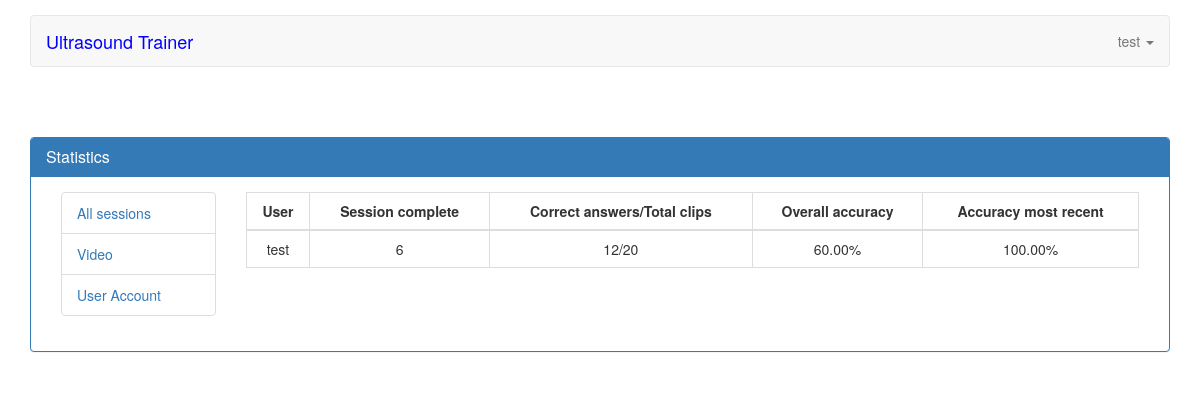
Screenshot of /user_account (signed in) with the database file from the repository.
### servey/models.py (models this page shows, shortened)
class UserInfo(models.Model):
    user = models.OneToOneField(User, related_name='user_info', on_delete=models.CASCADE)
    institution = models.TextField(blank=True, null=True, max_length=255)
    training_level =  models.CharField(choices=TRAINING_LEVEL, max_length=255,  blank=True, null=True)
    experience = models.CharField(choices=EXPERIENCE_NUMBER, blank=True, null=True, max_length=255)
    confidence_level = models.CharField(blank=True, choices=CONFIDENCE_LEVEL, max_length=255, null=True)
    created_at = models.DateTimeField(auto_now_add=True)
    updated_at = models.DateTimeField(auto_now=True)
    class Meta:
        verbose_name = 'User Info'
    @property
    def sessions_completed(self):
        return Result.objects.filter(user=self.user_id).count()
    @property
    def get_user(self):
        return self.user
    @property
    def clips_viewed(self):
        context = {}
        total_clips = ResultDetail.objects.filter(result__user=self.user)
        count_question = ResultDetail.objects.filter(result__user=self.user).count()
        context['true'] = 0
        context['false'] = 0
        for query_answer in total_clips:
            video = query_answer.video.answer
            answer_result = query_answer.answer
            if video == answer_result:
                context['true'] += 1
            else:
                context['false'] += 1
        context = {
            "count_question": str(context['true']) + "/" + str(count_question),
            "accuracy": format(Decimal(context['true'] * 100 / count_question), '.2f')
        }
        return context
    @property
    def accuracy_most_recent(self):
        result_users = Result.objects.filter(user=self.user).order_by('-created_at').first()
        return result_users

class ResultDetail(models.Model):
    result = models.ForeignKey(Result, on_delete=models.CASCADE, null=True, related_name='result_detail',)
    video = models.ForeignKey(Video, blank=True, on_delete=models.CASCADE, related_name='video_result')
    answer = models.IntegerField(blank=True)
    created_at = models.DateTimeField(auto_now_add=True)
    updated_at = models.DateTimeField(auto_now=True)

class Video(models.Model):
    ANSWER_CHOICE = (
        (1, 'Normal'),
        (2, 'Moderately reduced',),
        (3, 'Severely reduced',)
    )
    path = models.FileField(blank=True, verbose_name="Upload video (mp4, mkv)", max_length=255, upload_to='videos/', validators=[validate_file_extension])
    title = models.TextField(blank=True, verbose_name="Title question")
    answer = models.IntegerField(choices=ANSWER_CHOICE, default=1)
    created_at = models.DateTimeField(auto_now_add=True)
    updated_at = models.DateTimeField(auto_now=True)

class Result(models.Model):
    user = models.ForeignKey(User, related_name='user_result', on_delete=models.CASCADE)
    date = models.DateTimeField(default=datetime.datetime.utcnow, blank=True)
    close = models.BooleanField(default=False, verbose_name="Test is close?", blank=True)
    training_type = models.CharField(choices=TRAINING_TYPE, blank=True, null=True, max_length=255)
    accuracy = models.CharField(max_length=255, choices=ACCURACY_THRESHOLD, blank=True, null=True)
    created_at = models.DateTimeField(auto_now_add=True)
    updated_at = models.DateTimeField(auto_now=True)
    @property
    def accuracy_count(self):
        context = {}
        check = ResultDetail.objects.filter(result=self.id)
        if check is not None:
            count_question = ResultDetail.objects.filter(result=self.id).count()
            total_answer = ResultDetail.objects.filter(result=self.id)
            context['true'] = 0
            context['false'] = 0
            for query_answer in total_answer:
                video = query_answer.video.answer
                answer_result = query_answer.answer
                if video == answer_result:
                    context['true'] += 1
                else:
                    context['false'] += 1
            accuracy = format(Decimal(context['true'] * 100 / count_question), '.2f')
            return accuracy

### servey/views.py (the view)
@login_required(login_url=settings.LOGIN_URL)
def user_account(request):
    if request.user.is_authenticated:
        users = User.objects.filter(is_superuser=False)
        user_info = UserInfo.objects.filter(user__in=users)
        context = {
            "users": user_info
        }
        return render(request, 'statistical/user_account.html', context)
    else:
        return JsonResponse({"status": False, "messages": "Authentication required"},safe=False)

### templates/statistical/user_account.html
{% extends 'statistical/index.html' %}
{% block main %}
    <div class="col-md-10">
    <div class="table-responsive">
        <table class="table table-bordered table-hover">
            <thead>
            <tr>
                <th class="text-center">User</th>
                <th class="text-center">Session complete</th>
                <th class="text-center">Correct answers/Total clips</th>
                <th class="text-center">Overall accuracy</th>
                <th class="text-center">Accuracy most recent</th>
            </tr>
            </thead>
            <tbody>
                {% for user in users %}
                <tr class="text-center">
                    <td>{{ user.get_user }}</td>
                    <td>{{ user.sessions_completed }}</td>
                    <td>{{ user.clips_viewed.count_question }}</td>
                    <td>{{ user.clips_viewed.accuracy }}%</td>
                    <td>{{ user.accuracy_most_recent.accuracy_count }}%</td>
                </tr>
                {% endfor %}
            </tbody>
        </table>
    </div>
    </div>
{% endblock %}

### templates/partials/index.html (shortened to what this page needs)
<!DOCTYPE html>
<html lang="en">
    {% load staticfiles %}
    <head>
        <link href="https://stackpath.bootstrapcdn.com/bootstrap/3.3.6/css/bootstrap.min.css" rel="stylesheet">
        <link rel="stylesheet" href="{% static 'main.css' %}">
    </head>
    <body>
    <div class="container" id="container_main" >
        <nav class="navbar navbar-default" role="navigation">
        <div class="navbar-header">
            {% if user.is_superuser and user.is_staff %}
                <a class="navbar-brand" href="{% url 'admin:index' %}" style="color: blue">Ultrasound Trainer Admin</a>
            {% else %}
                <a class="navbar-brand" href="{% url 'index' %}" style="color: blue">Ultrasound Trainer</a>
            {% endif %}
        </div>
        <div class="collapse navbar-collapse navbar-ex1-collapse">
            <ul class="nav navbar-nav navbar-right">
                <li class="dropdown">
                    <a href="#" class="dropdown-toggle" data-toggle="dropdown">
                        {% if request.user.is_authenticated %}
                            <span>{{ request.user.username }}</span>
                            <b class="caret"></b>
                        {% endif %}
                    </a>
                </li>
            </ul>
        </div>
        </nav>
        <div class="row" style="padding-top: 50px;">
            {% block content %}
            {%  endblock %}
        </div>
    </div>
    </body>
</html>

### static/main.css (style rules this page uses)
#container_main { padding-top: 15px; }
.row { margin-right: 0; margin-left: 0; }
ul li { list-style-type: none; }

### rows the page displays
UserInfo: get_user "test", sessions_completed "6", clips_viewed.count_question "12/20", clips_viewed.accuracy "60.00", accuracy_most_recent.accuracy_count "100.00"

### other values shown
{{ request.user.username }} "test"
